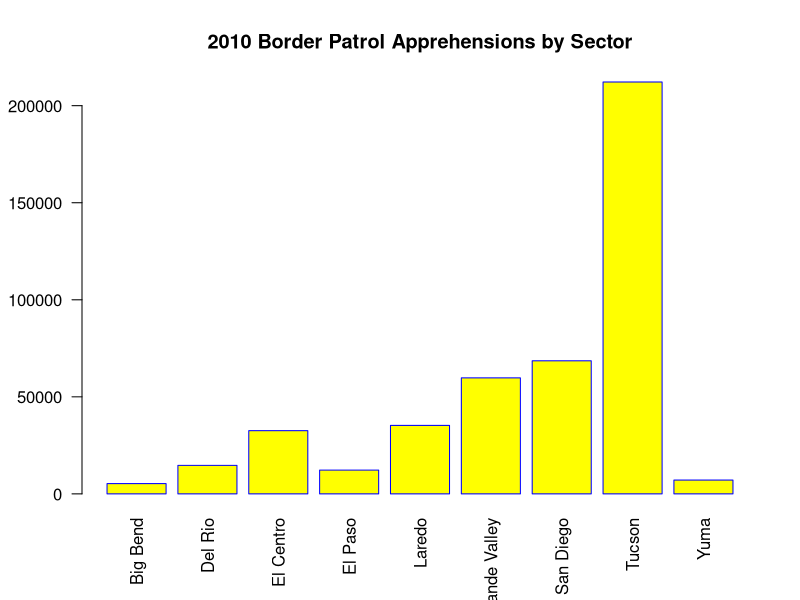
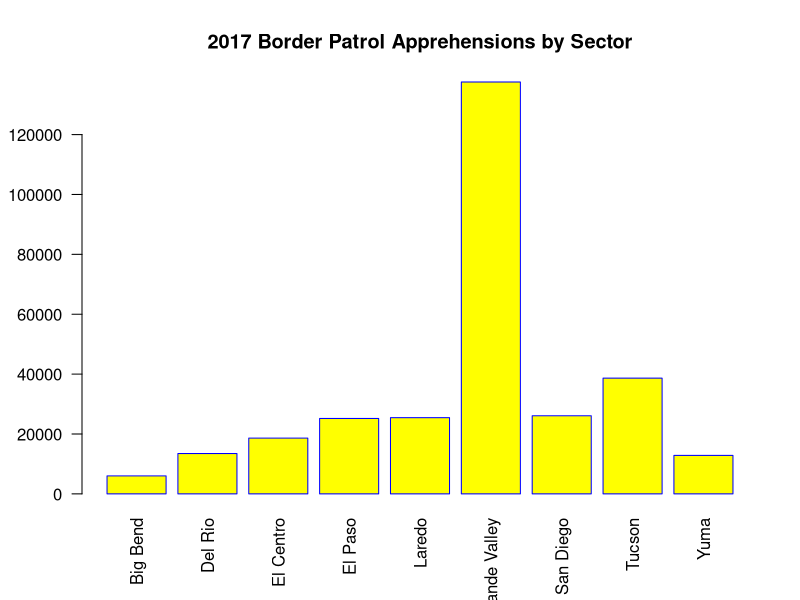

These charts were generated, in order, by the following R code: (Note: this script raises an error after producing the figures.)
#Analysis

A2010 <- read.csv( "BP Apprehensions 2010.csv" , header = TRUE, stringsAsFactors = FALSE)
A2017 <- read.csv("PB Apprehensions 2017.csv", header = TRUE, stringsAsFactors = FALSE)
A2000.2017 <- read.csv("PB monthly summaries.csv", header = TRUE, stringsAsFactors = FALSE)


#### organiza data with Rownames, Column Totals, and Row Totals

## Use strings in Col 1 as row names
rownames(A2010) <- A2010[,1]

## Drop column 1
A2010 <-  subset(A2010, select= -c(Sector))

## rbind ColSums to dataframe
A2010 <- rbind(A2010, colSums(A2010))

## rbind assigns a rowname -- drop this name
-length(rownames(A2010))  

## rename the row with column totals "Total"
rownames(A2010) <- c(rownames(A2010)[-length(rownames(A2010))], "Total")

## cbind rowSums to dataframd
A2010 <- cbind(A2010,rowSums(A2010))

## rename last column "Totals
colnames(A2010) <- c(colnames(A2010)[-length(colnames(A2010))], "Total")



####################################################################################

## Use strings in Col 1 as row names
rownames(A2017) <- A2017[,1]

## Drop column 1
A2017 <-  subset(A2017, select= -c(Sector))

## rbind ColSums to dataframe
A2017 <- rbind(A2017, colSums(A2017))

## rbind assigns a rowname -- drop this name
-length(rownames(A2017))  

## rename the row with column totals "Total"
rownames(A2017) <- c(rownames(A2017)[-length(rownames(A2017))], "Total")

## cbind rowSums to dataframd
A2017 <- cbind(A2017,rowSums(A2017))

## rename last column "Totals
colnames(A2017) <- c(colnames(A2017)[-length(colnames(A2017))], "Total")


#COMPARE 2010 AND 2017 BY SECTOR


barplot(A2010[1:9,13], 
        names.arg = rownames(A2010)[1:9], 
        las=2,
        axisnames=TRUE,
        main="2010 Border Patrol Apprehensions by Sector",
        border="blue",
        col="yellow")

barplot(A2017[1:9,13], 
        names.arg = rownames(A2017)[1:9], 
        las=2,
        axisnames=TRUE,
        main="2017 Border Patrol Apprehensions by Sector",
        border="blue",
        col="yellow")

#COMPARE 2010 AND 2017 BY MONTH

barplot(A2010[10,1:12], 
        names.arg = colnames(A2010)[1:12], 
        las=2,
        axisnames=TRUE,
        main="2010 Border Patrol Apprehensions by Month",
        border="blue",
        col="yellow")








#use sample statistics tests to compare sector with most apprehensions for 2010
#with sector with most apprehensions in 2017


#compare 3 month periods with the most apprehensions in 2010 and 2017


#make time series chart from monthly summary
